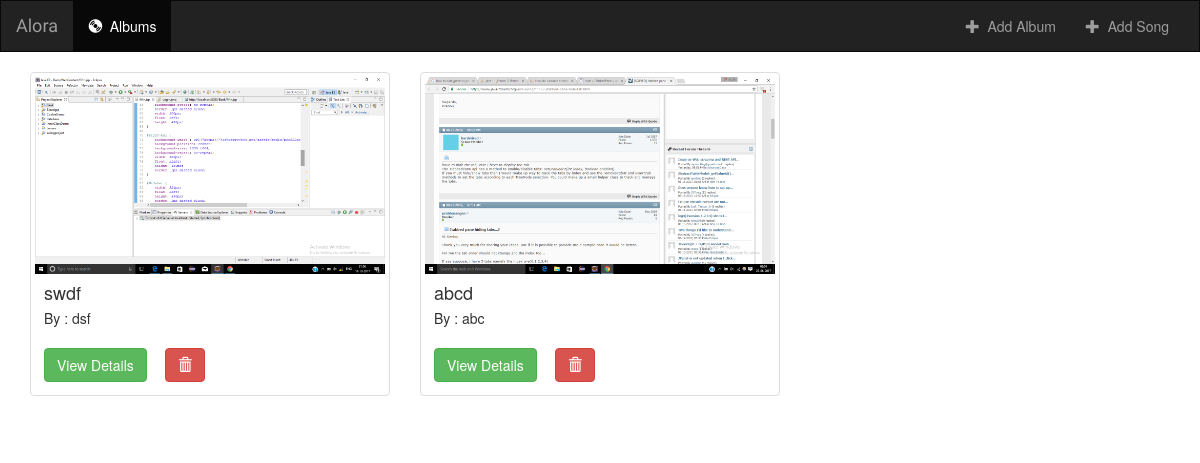
/music/, run on an earlier commit of the app's database.
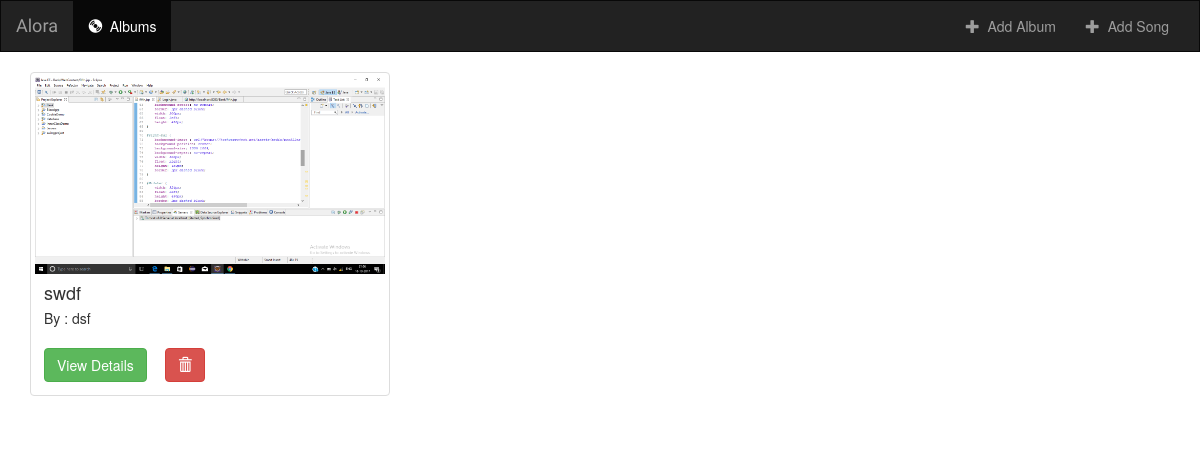
And on a later commit of the database.
### music/models.py (models this page shows, shortened)
class Album(models.Model):
    artist = models.CharField(max_length=250)
    album_title = models.CharField(max_length=250)
    genre = models.CharField(max_length=250)
    album_logo = models.FileField()

### music/views.py (the view)
class IndexView(generic.ListView):
    template_name = 'music/index.html'
    context_object_name = 'all_albums'
    def get_queryset(self):
        return Album.objects.all()

### music/templates/music/index.html
{% extends 'music/base.html' %}
{% block body %}
<div class="container">
    <div id="products" class="row list-group">
     {% for album in all_albums %}
        <div class="item  col-xs-4 col-lg-4">
            <div class="thumbnail">
                <img class="group list-group-image" src="/media/{{ album.album_logo }}" alt="" />
                <div class="caption">
                    <h4 class="group inner list-group-item-heading">
                        {{ album.album_title }}</h4>
                    <span>By : {{ album.artist }}</span>
                    <div class="row">
                        <br>
                        <div class="col-xs-4 col-md-4">
                            <a class="btn btn-success" href="{% url 'music:detail' album.id %}">View Details</a>
                        </div>
                        <div class="col-xs-2 col-md-2">
                            <a class="btn btn-danger" href="album/{{ album.id }}/delete"><span class="glyphicon glyphicon-trash"></span></a>
                        </div>
                    </div>
                </div>
            </div>
        </div>
     {% endfor %}
    </div>
</div>
{% endblock %}

What changed in the data, as far as the page shows it:
removed Album: album_logo (picture), album_title "abcd", artist "abc"
